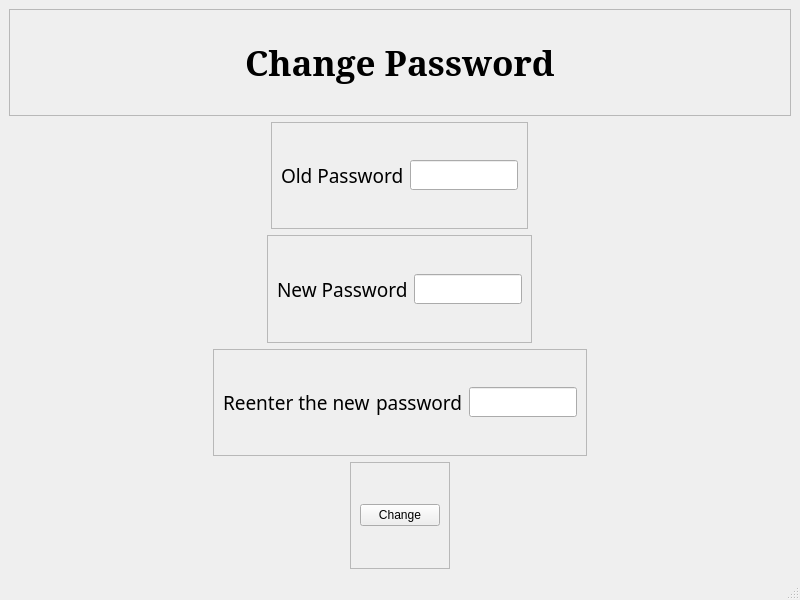
<?xml version="1.0" encoding="UTF-8"?>
<ui version="4.0">
 <class>changePa</class>
 <widget class="QMainWindow" name="changePa">
  <property name="geometry">
   <rect>
    <x>0</x>
    <y>0</y>
    <width>800</width>
    <height>600</height>
   </rect>
  </property>
  <property name="windowTitle">
   <string>Change Password</string>
  </property>
  <widget class="QWidget" name="centralwidget">
   <layout class="QVBoxLayout" name="verticalLayout">
    <item>
     <widget class="QFrame" name="frame">
      <property name="frameShape">
       <enum>QFrame::StyledPanel</enum>
      </property>
      <property name="frameShadow">
       <enum>QFrame::Raised</enum>
      </property>
      <layout class="QVBoxLayout" name="verticalLayout_2">
       <item alignment="Qt::AlignHCenter">
        <widget class="QLabel" name="label">
         <property name="font">
          <font>
           <family>MS Serif</family>
           <pointsize>26</pointsize>
           <weight>75</weight>
           <bold>true</bold>
          </font>
         </property>
         <property name="text">
          <string>Change Password</string>
         </property>
        </widget>
       </item>
      </layout>
     </widget>
    </item>
    <item alignment="Qt::AlignHCenter">
     <widget class="QFrame" name="frame_2">
      <property name="frameShape">
       <enum>QFrame::StyledPanel</enum>
      </property>
      <property name="frameShadow">
       <enum>QFrame::Raised</enum>
      </property>
      <layout class="QHBoxLayout" name="horizontalLayout">
       <item>
        <widget class="QLabel" name="label_2">
         <property name="font">
          <font>
           <family>MV Boli</family>
           <pointsize>14</pointsize>
          </font>
         </property>
         <property name="text">
          <string>Old Password</string>
         </property>
        </widget>
       </item>
       <item>
        <widget class="QLineEdit" name="oldPa">
         <property name="minimumSize">
          <size>
           <width>60</width>
           <height>0</height>
          </size>
         </property>
         <property name="maximumSize">
          <size>
           <width>16777215</width>
           <height>30</height>
          </size>
         </property>
        </widget>
       </item>
      </layout>
     </widget>
    </item>
    <item alignment="Qt::AlignHCenter">
     <widget class="QFrame" name="frame_3">
      <property name="frameShape">
       <enum>QFrame::StyledPanel</enum>
      </property>
      <property name="frameShadow">
       <enum>QFrame::Raised</enum>
      </property>
      <layout class="QHBoxLayout" name="horizontalLayout_2">
       <item>
        <widget class="QLabel" name="label_3">
         <property name="font">
          <font>
           <family>MV Boli</family>
           <pointsize>14</pointsize>
          </font>
         </property>
         <property name="text">
          <string>New Password</string>
         </property>
        </widget>
       </item>
       <item>
        <widget class="QLineEdit" name="newPa">
         <property name="maximumSize">
          <size>
           <width>16777215</width>
           <height>30</height>
          </size>
         </property>
         <property name="echoMode">
          <enum>QLineEdit::Password</enum>
         </property>
        </widget>
       </item>
      </layout>
     </widget>
    </item>
    <item alignment="Qt::AlignHCenter">
     <widget class="QFrame" name="frame_4">
      <property name="frameShape">
       <enum>QFrame::StyledPanel</enum>
      </property>
      <property name="frameShadow">
       <enum>QFrame::Raised</enum>
      </property>
      <layout class="QHBoxLayout" name="horizontalLayout_3">
       <item>
        <widget class="QLabel" name="label_4">
         <property name="font">
          <font>
           <family>MV Boli</family>
           <pointsize>14</pointsize>
          </font>
         </property>
         <property name="text">
          <string>Reenter the new</string>
         </property>
        </widget>
       </item>
       <item>
        <widget class="QLabel" name="label_5">
         <property name="font">
          <font>
           <family>MV Boli</family>
           <pointsize>14</pointsize>
          </font>
         </property>
         <property name="text">
          <string>password</string>
         </property>
        </widget>
       </item>
       <item>
        <widget class="QLineEdit" name="reNePa">
         <property name="maximumSize">
          <size>
           <width>16777215</width>
           <height>30</height>
          </size>
         </property>
         <property name="echoMode">
          <enum>QLineEdit::Password</enum>
         </property>
        </widget>
       </item>
      </layout>
     </widget>
    </item>
    <item alignment="Qt::AlignHCenter">
     <widget class="QFrame" name="frame_5">
      <property name="frameShape">
       <enum>QFrame::StyledPanel</enum>
      </property>
      <property name="frameShadow">
       <enum>QFrame::Raised</enum>
      </property>
      <layout class="QHBoxLayout" name="horizontalLayout_4">
       <item>
        <widget class="QPushButton" name="change">
         <property name="cursor">
          <cursorShape>PointingHandCursor</cursorShape>
         </property>
         <property name="text">
          <string>Change</string>
         </property>
        </widget>
       </item>
      </layout>
     </widget>
    </item>
   </layout>
  </widget>
  <widget class="QMenuBar" name="menubar">
   <property name="geometry">
    <rect>
     <x>0</x>
     <y>0</y>
     <width>800</width>
     <height>21</height>
    </rect>
   </property>
  </widget>
  <widget class="QStatusBar" name="statusbar"/>
 </widget>
 <resources/>
 <connections/>
</ui>
